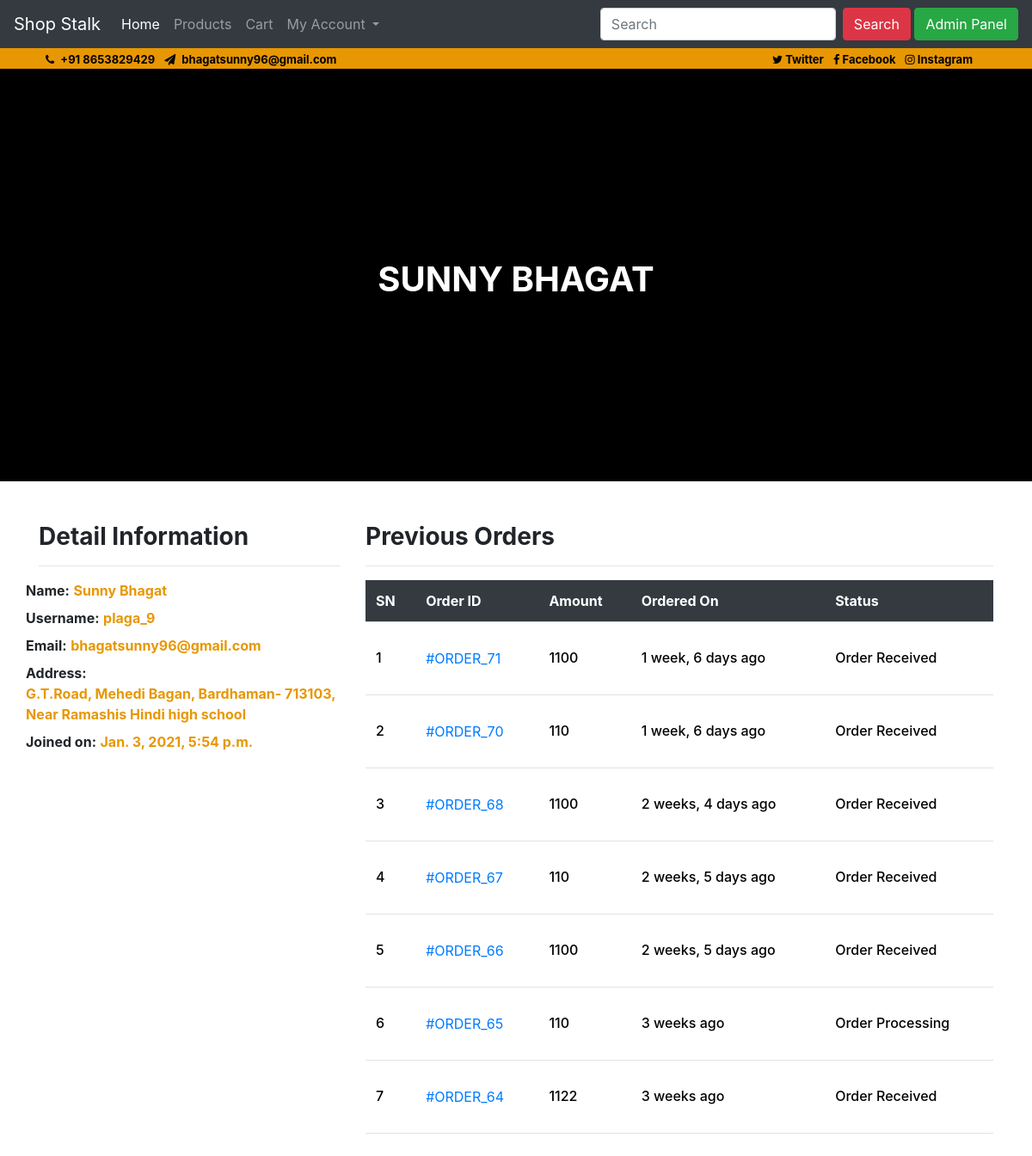
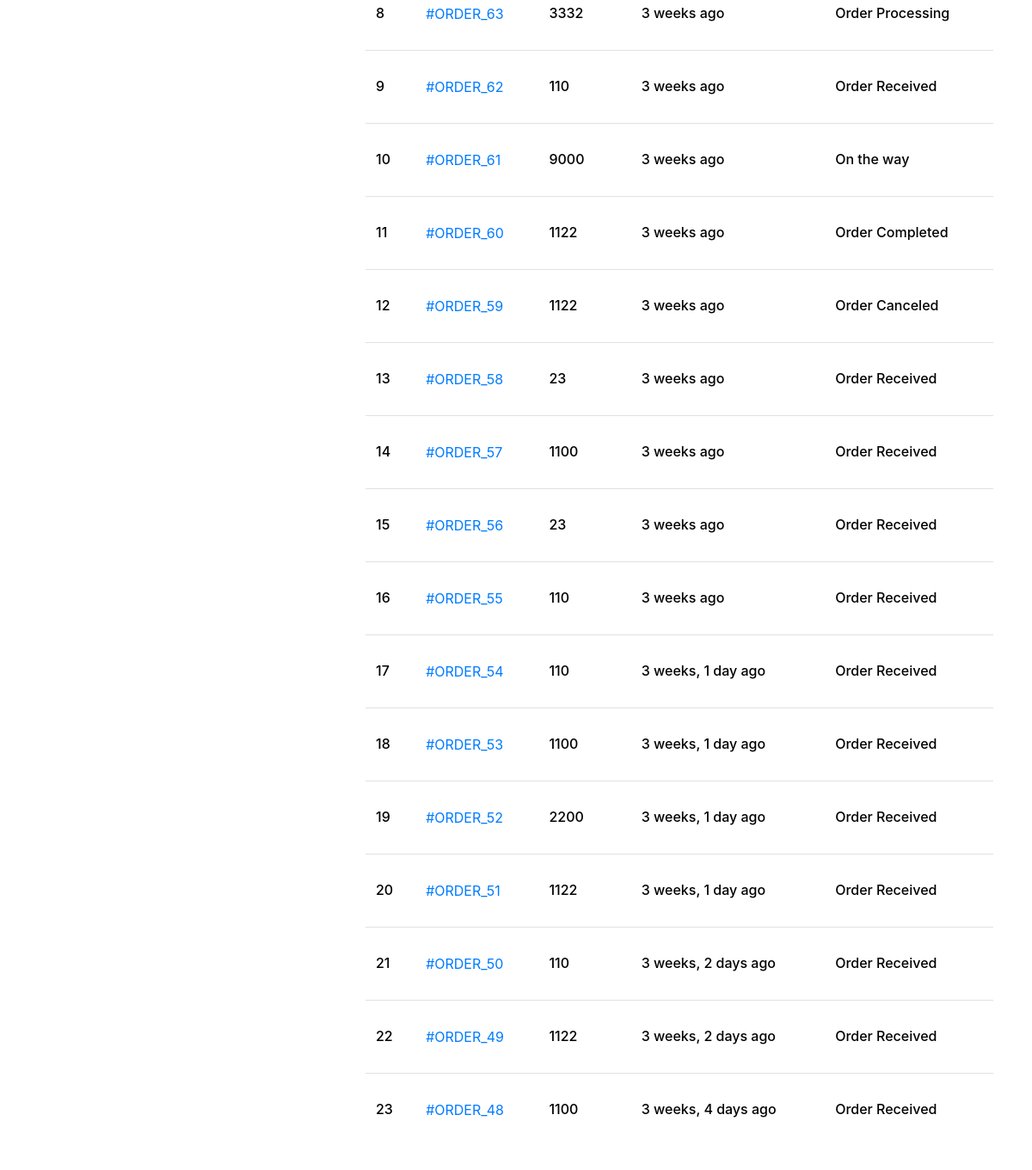
Screenshot of /profile/ (signed in) with the database file from the repository (2 pictures, top to bottom).
### ecom/models.py (models this page shows, shortened)
class Customer(models.Model):
    user = models.OneToOneField(User, on_delete=models.CASCADE)
    full_name = models.CharField(max_length=200)
    address = models.CharField(max_length=200, null=True, blank=True)
    joined_on = models.DateTimeField(auto_now_add=True)

class Order(models.Model):
    cart = models.OneToOneField(Cart, on_delete=models.CASCADE)
    ordered_by = models.CharField(max_length=200)
    shipping_address = models.CharField(max_length=200)
    mobile = models.CharField(max_length=10)
    email = models.EmailField(null=True, blank=True)
    subtotal = models.PositiveIntegerField()
    discount = models.PositiveIntegerField()
    total = models.PositiveIntegerField()
    order_status = models.CharField(max_length=50, choices=ORDER_STATUS)
    created_at = models.DateTimeField(auto_now_add=True)
    payment_method = models.CharField(max_length=20, choices=METHOD, default="Cash On Delivery")
    payment_completed = models.BooleanField(default=False, null=True, blank=True)

### ecom/views.py (the view)
# urls.py: path("profile/", CustomerProfileView.as_view(), name="customerprofile"),
class CustomerProfileView(TemplateView):
    template_name = "customerprofile.html"
    def dispatch(self, request, *args, **kwargs):
        if request.user.is_authenticated and Customer.objects.filter(user=request.user).exists():
            pass
        else:
            return redirect("/login/?next=/profile/")
        return super().dispatch(request, *args, **kwargs)
    def get_context_data(self, **kwargs):
        context = super().get_context_data(**kwargs)
        customer = self.request.user.customer
        context['customer'] = customer
        orders = Order.objects.filter(cart__customer=customer).order_by("-id")
        context["orders"] = orders
        return context

### templates/customerprofile.html (shortened to what this page needs)
{% extends 'base.html' %}
{% block content %}
<section id="hero">
    <div class="hero-container">
        <div class="hero-logo">
            <h1 class="font-weight-bold">{{customer.full_name}}</h1>
        </div>
        </div>
</section>
<section class = "mt-5">
    <div class="container">
        <div class="row">
            <div class="col-md-4">
                <h3 class="font-weight-bolder">Detail Information</h3><hr>
                <div class="row my-2">
                    <span class="font-weight-bolder">Name:</span>
                        <div class="nal">
                            {{customer.full_name}}
                        </div>
                </div>
                <div class="row my-2">
                    <span class="font-weight-bolder">Username:</span>
                        <div class="nal">
                            {{customer.user.username}}
                        </div>
                </div>
                <div class="row my-2">
                    <span class="font-weight-bolder">Email:</span>
                            <div class="nal">
                                {{customer.user.email}}
                            </div>
                </div>
                <div class="row my-2">
                    <span class="font-weight-bolder">Address:</span>
                        <div class="nal">
                            {{customer.address}}
                        </div>
                </div>
                <div class="row my-2">
                    <span class="font-weight-bolder">Joined on:</span>
                        <div class="nal">
                            {{customer.joined_on}}
                        </div>
                </div>
            </div>
            <div class="col-md-8">
                <h3 class="font-weight-bolder">Previous Orders</h3>
                <hr>
                <div class="cart">
                    <div class="table-responsive">
                        <table class="table">
                            <thead class="thead-dark">
                                <tr>
                                    <th scope="col" class="text-white">SN</th>
                                    <th scope="col" class="text-white">Order ID</th>
                                    <th scope="col" class="text-white">Amount</th>
                                    <th scope="col" class="text-white">Ordered On</th>
                                    <th scope="col" class="text-white">Status</th>
                                </tr>
                            </thead>
                            <tbody>
                                {% for ord in orders %}
                                <tr>
                                    <td><h6>{{forloop.counter}}</h6></td>
                                    <td><a href="{% url 'ecom:customerorderdetail' ord.pk %}"> #ORDER_{{ord.id}}</a></td>
                                    <td><h6>{{ord.total}}</h6></td>
                                    <td><h6>{{ord.created_at|timesince}} ago</h6></td>
                                    <td><h6>{{ord.order_status}}</h6></td>
                                </tr>
                                {% endfor %}
                            </tbody>
                        </table>
                    </div>
                </div>
            </div>
        </div>
    </div>
</section>
{% endblock %}

### templates/customerprofile.html (style rules this page uses)
#hero { display:table; width: 100vw; height: 60vh; background: url(/media/profilecover/coverpic.png) top center; background-size: cover; }
@media (min-width: 1024px) { #hero { background-attachment: fixed; } }
#hero .hero-logo { margin: 20px; max-width: 100%; }
#hero .hero-container { background: rgba(0,0,0,0.2); display: table-cell; margin: 0; padding:0; text-align: center; vertical-align: middle; }
#hero h1 { margin: 30px 0 10px 0; font-weight: bold; line-height: 48px; text-transform: uppercase; color: #fff; }
.cart .table { margin-bottom: 30px; border-bottom: 1px solid #ffffff; }
.cart .table thead tr th { border-top: 0px; font-size: 16px; font-weight: bold; border-bottom: 0px; }
.cart .table tbody tr td { padding-top: 30px; padding-bottom: 30px; vertical-align: middle; align-self: center; }
.cart .table tbody tr td h6 { font-size: 16px; color: black; margin-bottom: 0px; }
.nal { color: #e79702; font-size: medium; font-weight: bold; }

### rows the page displays
Customer: full_name "SUNNY BHAGAT", full_name "Sunny Bhagat", user.username "plaga_9", user.email "bhagatsunny96@gmail.com", address "G.T.Road, Mehedi Bagan, Bardhaman- 713103, Near Ramashis Hindi high school", joined_on "Jan. 3, 2021, 5:54 p.m."
Order: id "71", total "1100", created_at "1 week, 6 days", order_status "Order Received"
Order: id "70", total "110", created_at "1 week, 6 days", order_status "Order Received"
Order: id "68", total "1100", created_at "2 weeks, 4 days", order_status "Order Received"
Order: id "67", total "110", created_at "2 weeks, 5 days", order_status "Order Received"
Order: id "66", total "1100", created_at "2 weeks, 5 days", order_status "Order Received"
Order: id "65", total "110", created_at "3 weeks", order_status "Order Processing"
Order: id "64", total "1122", created_at "3 weeks", order_status "Order Received"
Order: id "63", total "3332", created_at "3 weeks", order_status "Order Processing"
Order: id "62", total "110", created_at "3 weeks", order_status "Order Received"
Order: id "61", total "9000", created_at "3 weeks", order_status "On the way"
Order: id "60", total "1122", created_at "3 weeks", order_status "Order Completed"
Order: id "59", total "1122", created_at "3 weeks", order_status "Order Canceled"
Order: id "58", total "23", created_at "3 weeks", order_status "Order Received"
Order: id "57", total "1100", created_at "3 weeks", order_status "Order Received"
Order: id "56", total "23", created_at "3 weeks", order_status "Order Received"
Order: id "55", total "110", created_at "3 weeks", order_status "Order Received"
Order: id "54", total "110", created_at "3 weeks, 1 day", order_status "Order Received"
Order: id "53", total "1100", created_at "3 weeks, 1 day", order_status "Order Received"
Order: id "52", total "2200", created_at "3 weeks, 1 day", order_status "Order Received"
Order: id "51", total "1122", created_at "3 weeks, 1 day", order_status "Order Received"
Order: id "50", total "110", created_at "3 weeks, 2 days", order_status "Order Received"
Order: id "49", total "1122", created_at "3 weeks, 2 days", order_status "Order Received"
Order: id "48", total "1100", created_at "3 weeks, 4 days", order_status "Order Received"
